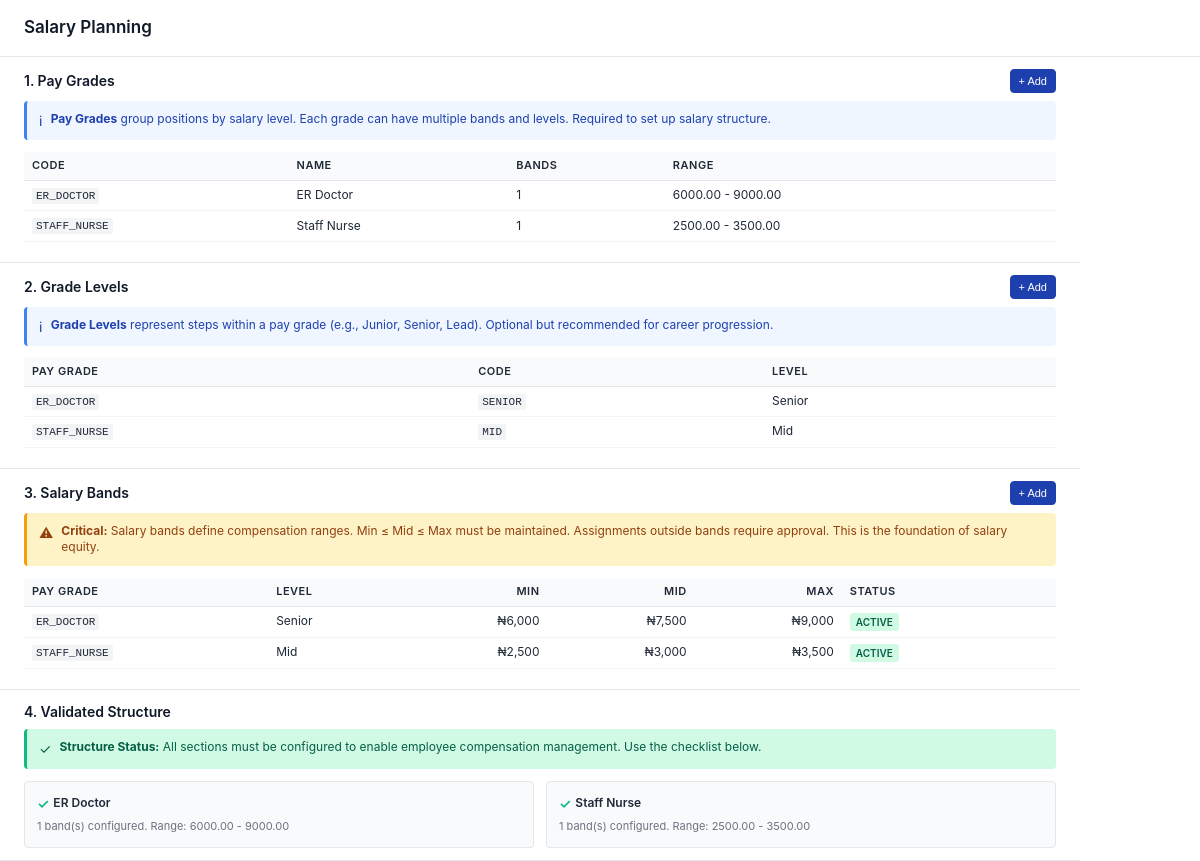
Screenshot of /modules/compensation/views/salary_planning_modern.php with the database file from the repository.
### tables this page shows
CREATE TABLE `pay_grades` (
  `id` int(11) NOT NULL,
  `code` varchar(50) NOT NULL,
  `name` varchar(255) NOT NULL,
  `description` text DEFAULT NULL,
  `status` varchar(50) DEFAULT 'Active',
  `created_at` timestamp NOT NULL DEFAULT current_timestamp(),
  `updated_at` timestamp NOT NULL DEFAULT current_timestamp() ON UPDATE current_timestamp()
);

CREATE TABLE `grade_levels` (
  `id` int(11) NOT NULL,
  `pay_grade_id` int(11) NOT NULL,
  `code` varchar(50) NOT NULL,
  `name` varchar(255) NOT NULL,
  `description` text DEFAULT NULL,
  `sort_order` int(11) DEFAULT 0,
  `status` varchar(50) DEFAULT 'Active',
  `created_at` timestamp NOT NULL DEFAULT current_timestamp(),
  `updated_at` timestamp NOT NULL DEFAULT current_timestamp() ON UPDATE current_timestamp()
);

CREATE TABLE `salary_bands` (
  `id` int(11) NOT NULL,
  `pay_grade_id` int(11) NOT NULL,
  `grade_level_id` int(11) DEFAULT NULL,
  `min_salary` decimal(12,2) NOT NULL,
  `midpoint_salary` decimal(12,2) NOT NULL,
  `max_salary` decimal(12,2) NOT NULL,
  `effective_from` date DEFAULT NULL,
  `effective_to` date DEFAULT NULL,
  `status` varchar(50) DEFAULT 'Active',
  `created_at` timestamp NOT NULL DEFAULT current_timestamp(),
  `updated_at` timestamp NOT NULL DEFAULT current_timestamp() ON UPDATE current_timestamp()
);

### config/BaseModel.php (called while the page is built, shortened)
<?php
abstract class BaseModel {
    protected $db;
    public function __construct() {
        $database = new Database();
        $this->db = $database->connect();
    }
    public function query($sql, $params = []) {
        try {
            $stmt = $this->db->prepare($sql);
            if (!empty($params)) {
                $stmt->execute($params);
            } else {
                $stmt->execute();
            }
            return $stmt->fetchAll(PDO::FETCH_ASSOC);
        } catch (PDOException $e) {
            throw new Exception("Query execution failed: " . $e->getMessage());
        }
    }
}
?>

### config/Database.php (called while the page is built, shortened)
<?php
class Database {
    private $host = 'localhost';
    private $db_name = 'public_html';
    private $username = 'root';
    private $password = '';
    public function connect() {
        $this->conn = null;
        try {
            $this->conn = new PDO(
                'mysql:host=' . $this->host . ';dbname=' . $this->db_name . ';charset=utf8mb4',
                $this->username,
                $this->password
            );
            $this->conn->setAttribute(PDO::ATTR_ERRMODE, PDO::ERRMODE_EXCEPTION);
            $this->conn->exec("SET @@session.time_zone = '+08:00'");
        } catch (PDOException $e) {
            error_log('Database Connection Error: ' . $e->getMessage());
            throw new RuntimeException('Database connection failed: ' . $e->getMessage(), 0, $e);
        }
        return $this->conn;
    }
}
?>

### modules/compensation/models/PayGrade.php (called while the page is built, shortened)
<?php
require_once __DIR__ . '/../../../config/BaseModel.php';
class PayGrade extends BaseModel {
    protected $table = 'pay_grades';
    public function getAllWithBands($activeOnly = true) {
        $query = "SELECT pg.*,
            (SELECT COUNT(*) FROM salary_bands sb WHERE sb.pay_grade_id = pg.id AND sb.status = 'Active') AS band_count,
            (SELECT CONCAT(MIN(sb.min_salary), ' - ', MAX(sb.max_salary)) FROM salary_bands sb WHERE sb.pay_grade_id = pg.id AND sb.status = 'Active') AS range_summary
            FROM {$this->table} pg WHERE 1=1";
        $query .= " ORDER BY pg.name ASC";
        return $this->query($query);
    }
}

### modules/compensation/models/GradeLevel.php (called while the page is built, shortened)
<?php
require_once __DIR__ . '/../../../config/BaseModel.php';
class GradeLevel extends BaseModel {
    protected $table = 'grade_levels';
    public function getAllWithGrade($activeOnly = true) {
        $query = "SELECT gl.*, pg.name AS pay_grade_name, pg.code AS pay_grade_code
            FROM {$this->table} gl
            JOIN pay_grades pg ON pg.id = gl.pay_grade_id
            WHERE 1=1";
        $query .= " ORDER BY pg.name, gl.sort_order, gl.name";
        return $this->query($query);
    }
}

### modules/compensation/models/SalaryBand.php (called while the page is built, shortened)
<?php
require_once __DIR__ . '/../../../config/BaseModel.php';
class SalaryBand extends BaseModel {
    protected $table = 'salary_bands';
    public function getAllWithDetails($activeOnly = true) {
        $query = "SELECT sb.*, pg.name AS pay_grade_name, pg.code AS pay_grade_code,
            gl.name AS grade_level_name, gl.code AS grade_level_code
            FROM {$this->table} sb
            JOIN pay_grades pg ON pg.id = sb.pay_grade_id
            LEFT JOIN grade_levels gl ON gl.id = sb.grade_level_id
            WHERE 1=1";
        $query .= " ORDER BY pg.name, gl.sort_order, sb.min_salary";
        return $this->query($query);
    }
}

### modules/compensation/views/salary_planning_modern.php (the view, shortened to what this page needs)
<?php
require_once __DIR__ . '/../../../config/Database.php';
require_once __DIR__ . '/../models/PayGrade.php';
require_once __DIR__ . '/../models/GradeLevel.php';
require_once __DIR__ . '/../models/SalaryBand.php';
$payGradeModel = new PayGrade();
$gradeLevelModel = new GradeLevel();
$salaryBandModel = new SalaryBand();
$payGrades = $payGradeModel->getAllWithBands(false);
$gradeLevels = $gradeLevelModel->getAllWithGrade(false);
$bands = $salaryBandModel->getAllWithDetails(false);
?>
<!DOCTYPE html>
<html>
<head>
</head>
<body>
<div class="container">
    <div class="header">
        <h1 class="title">Salary Planning</h1>
    </div>
    <div class="content">
        <div class="section">
            <div class="section-header">
                <div class="section-title">1. Pay Grades</div>
                <button class="btn btn-primary btn-sm" onclick="toggleForm('add-paygrade-form'); return false;">+ Add</button>
            </div>
            <div class="callout callout-info">
                <div class="callout-icon">ℹ</div>
                <div class="callout-text"><strong>Pay Grades</strong> group positions by salary level. Each grade can have multiple bands and levels. Required to set up salary structure.</div>
            </div>
            <?php if (empty($payGrades)): ?>
            <div class="empty-state">No pay grades yet.</div>
            <?php else: ?>
            <table class="table">
                <thead>
                    <tr>
                        <th>Code</th>
                        <th>Name</th>
                        <th>Bands</th>
                        <th>Range</th>
                        <th style="width: 50px;"></th>
                    </tr>
                </thead>
                <tbody>
                    <?php foreach ($payGrades as $pg): ?>
                    <tr>
                        <td><span class="code"><?php echo htmlspecialchars($pg['code']); ?></span></td>
                        <td><?php echo htmlspecialchars($pg['name']); ?></td>
                        <td><?php echo (int) ($pg['band_count'] ?? 0); ?></td>
                        <td><?php echo htmlspecialchars($pg['range_summary'] ?? '—'); ?></td>
                        <td></td>
                    </tr>
                    <?php endforeach; ?>
                </tbody>
            </table>
            <?php endif; ?>
        </div>
        <div class="section">
            <div class="section-header">
                <div class="section-title">2. Grade Levels</div>
                <button class="btn btn-primary btn-sm" onclick="toggleForm('add-gradelevel-form'); return false;">+ Add</button>
            </div>
            <div class="callout callout-info">
                <div class="callout-icon">ℹ</div>
                <div class="callout-text"><strong>Grade Levels</strong> represent steps within a pay grade (e.g., Junior, Senior, Lead). Optional but recommended for career progression.</div>
            </div>
            <?php if (empty($gradeLevels)): ?>
            <div class="empty-state">No grade levels yet.</div>
            <?php else: ?>
            <table class="table">
                <thead>
                    <tr>
                        <th>Pay Grade</th>
                        <th>Code</th>
                        <th>Level</th>
                        <th style="width: 50px;"></th>
                    </tr>
                </thead>
                <tbody>
                    <?php foreach ($gradeLevels as $gl): ?>
                    <tr>
                        <td><span class="code"><?php echo htmlspecialchars($gl['pay_grade_code']); ?></span></td>
                        <td><span class="code"><?php echo htmlspecialchars($gl['code']); ?></span></td>
                        <td><?php echo htmlspecialchars($gl['name']); ?></td>
                        <td></td>
                    </tr>
                    <?php endforeach; ?>
                </tbody>
            </table>
            <?php endif; ?>
        </div>
        <div class="section">
            <div class="section-header">
                <div class="section-title">3. Salary Bands</div>
                <button class="btn btn-primary btn-sm" onclick="toggleForm('add-band-form'); return false;">+ Add</button>
            </div>
            <div class="callout callout-warning">
                <div class="callout-icon">⚠</div>
                <div class="callout-text"><strong>Critical:</strong> Salary bands define compensation ranges. Min ≤ Mid ≤ Max must be maintained. Assignments outside bands require approval. This is the foundation of salary equity.</div>
            </div>
            <?php if (empty($bands)): ?>
            <div class="empty-state">No salary bands defined.</div>
            <?php else: ?>
            <table class="table">
                <thead>
                    <tr>
                        <th>Pay Grade</th>
                        <th>Level</th>
                        <th class="num">Min</th>
                        <th class="num">Mid</th>
                        <th class="num">Max</th>
                        <th>Status</th>
                        <th style="width: 50px;"></th>
                    </tr>
                </thead>
                <tbody>
                    <?php foreach ($bands as $b): ?>
                    <tr>
                        <td><span class="code"><?php echo htmlspecialchars($b['pay_grade_code']); ?></span></td>
                        <td><?php echo $b['grade_level_name'] ? htmlspecialchars($b['grade_level_name']) : '—'; ?></td>
                        <td class="num">₦<?php echo number_format((float) $b['min_salary'], 0); ?></td>
                        <td class="num">₦<?php echo number_format((float) $b['midpoint_salary'], 0); ?></td>
                        <td class="num">₦<?php echo number_format((float) $b['max_salary'], 0); ?></td>
                        <td><span class="badge badge-<?php echo $b['status'] === 'Active' ? 'active' : 'inactive'; ?>"><?php echo $b['status']; ?></span></td>
                        <td></td>
                    </tr>
                    <?php endforeach; ?>
                </tbody>
            </table>
            <?php endif; ?>
        </div>
        <div class="section">
            <div class="section-header">
                <div class="section-title">4. Validated Structure</div>
            </div>
            <div class="callout callout-success">
                <div class="callout-icon">✓</div>
                <div class="callout-text"><strong>Structure Status:</strong> All sections must be configured to enable employee compensation management. Use the checklist below.</div>
            </div>
            <div class="summary-grid">
                <?php
                $activeGrades = array_filter($payGrades, fn($p) => $p['status'] === 'Active');
                if (empty($activeGrades)):
                ?>
                <div class="summary-card">
                    <div style="color: #9ca3af; font-size: 12px;">No pay grades configured yet.</div>
                </div>
                <?php else: ?>
                <?php foreach ($activeGrades as $pg):
                    $gradeBands = array_filter($bands, fn($b) => $b['pay_grade_id'] === $pg['id'] && $b['status'] === 'Active');
                    $isValid = !empty($gradeBands);
                ?>
                <div class="summary-card">
                    <div class="summary-card-title">
                        <span class="summary-check"><?php echo $isValid ? '✓' : '○'; ?></span>
                        <?php echo htmlspecialchars($pg['name']); ?>
                    </div>
                    <div class="summary-details">
                        <?php if ($isValid): ?>
                            <?php echo count($gradeBands); ?> band(s) configured. Range: <?php echo htmlspecialchars($pg['range_summary']); ?>
                        <?php else: ?>
                            No bands configured.
                        <?php endif; ?>
                    </div>
                </div>
                <?php endforeach; ?>
                <?php endif; ?>
            </div>
        </div>
    </div>
</div>
</body>
</html>

### modules/compensation/views/salary_planning_modern.php (style rules this page uses)
* { margin: 0; padding: 0; box-sizing: border-box; }
body { background: #f5f5f5; font-family: -apple-system, BlinkMacSystemFont, 'Segoe UI', Roboto, sans-serif; color: #1f2937; font-size: 13px; line-height: 1.4; }
.container { width: 100%; background: #fff; }
.header { padding: 16px 24px; border-bottom: 1px solid #e5e7eb; }
.title { font-size: 17px; font-weight: 600; color: #111827; }
.content { max-width: 1080px; }
.section { padding: 12px 24px; border-bottom: 1px solid #e5e7eb; }
.section-header { display: flex; justify-content: space-between; align-items: center; margin-bottom: 8px; }
.section-title { font-size: 14px; font-weight: 600; color: #111827; }
.callout { padding: 10px 12px; border-radius: 4px; font-size: 12px; margin-bottom: 12px; display: flex; gap: 8px; align-items: flex-start; }
.callout-info { background: #eff6ff; border-left: 3px solid #3b82f6; color: #1e40af; }
.callout-warning { background: #fef3c7; border-left: 3px solid #f59e0b; color: #92400e; }
.callout-success { background: #d1fae5; border-left: 3px solid #10b981; color: #065f46; }
.callout-icon { flex-shrink: 0; font-size: 14px; }
.callout-text { flex: 1; line-height: 1.4; }
.table { width: 100%; border-collapse: collapse; font-size: 12px; margin-bottom: 8px; }
.table th { background: #f9fafb; border-bottom: 1px solid #e5e7eb; padding: 6px 8px; text-align: left; font-weight: 600; font-size: 11px; text-transform: uppercase; letter-spacing: 0.5px; height: 28px; }
.table td { padding: 6px 8px; border-bottom: 1px solid #f3f4f6; height: 30px; vertical-align: middle; }
.table .num { text-align: right; }
.table .code { font-family: 'Courier New', monospace; background: #f3f4f6; padding: 2px 4px; border-radius: 2px; font-size: 11px; }
.badge { font-size: 10px; padding: 2px 6px; border-radius: 3px; font-weight: 600; text-transform: uppercase; display: inline-block; }
.badge-active { background: #d1fae5; color: #065f46; }
.btn { padding: 6px 12px; font-size: 12px; font-weight: 500; border: 1px solid #d1d5db; background: #fff; color: #374151; border-radius: 4px; cursor: pointer; height: 28px; display: inline-flex; align-items: center; }
.btn-primary { background: #1e40af; color: #fff; border-color: #1e40af; }
.btn-sm { padding: 4px 8px; font-size: 11px; height: 24px; }
.summary-grid { display: grid; grid-template-columns: repeat(auto-fit, minmax(240px, 1fr)); gap: 12px; }
.summary-card { background: #f9fafb; border: 1px solid #e5e7eb; border-radius: 4px; padding: 12px; }
.summary-card-title { font-weight: 600; font-size: 12px; margin-bottom: 6px; display: flex; align-items: center; gap: 4px; }
.summary-check { color: #10b981; font-size: 14px; }
.summary-details { font-size: 11px; color: #6b7280; margin-top: 4px; }

### rows the page displays
pay_grades: code "ER_DOCTOR", name "ER Doctor", band_count "1", range_summary "6000.00 - 9000.00", count($gradeBands) "1"
pay_grades: code "STAFF_NURSE", name "Staff Nurse", band_count "1", range_summary "2500.00 - 3500.00", count($gradeBands) "1"
grade_levels: pay_grade.code "ER_DOCTOR", code "SENIOR", name "Senior"
grade_levels: pay_grade.code "STAFF_NURSE", code "MID", name "Mid"
salary_bands: pay_grade.code "ER_DOCTOR", grade_level.name "Senior", min_salary "6,000", midpoint_salary "7,500", max_salary "9,000", status "ACTIVE"
salary_bands: pay_grade.code "STAFF_NURSE", grade_level.name "Mid", min_salary "2,500", midpoint_salary "3,000", max_salary "3,500", status "ACTIVE"
